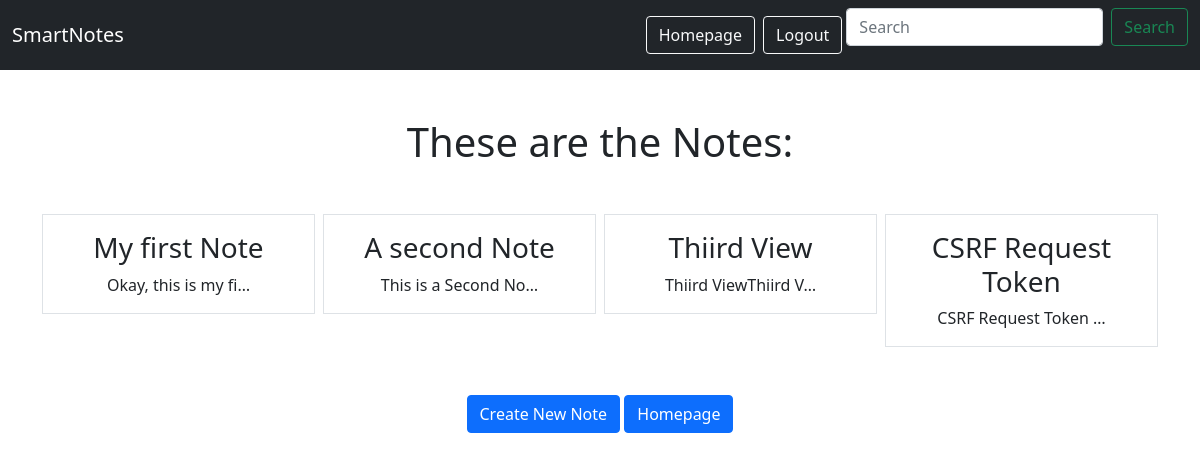
Page /smart/notes (signed in) on the earlier database version.
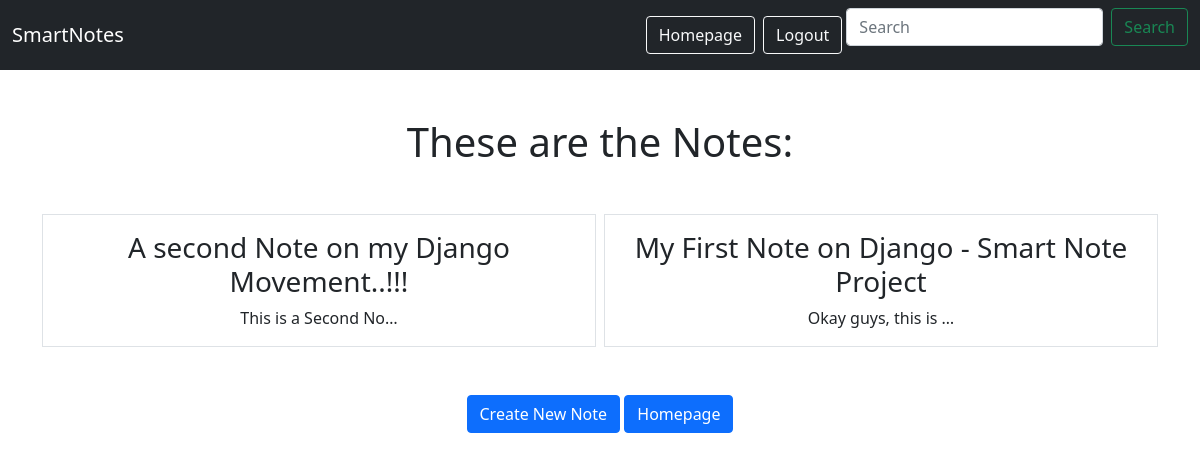
Same page on the later database version.
### notes/models.py (models this page shows)
class Notes(models.Model):
    title = models.CharField(max_length=200)
    text = models.TextField()
    created = models.DateTimeField(auto_now_add=True)
    user = models.ForeignKey(User, on_delete=models.CASCADE, related_name="notes")

### notes/views.py (the view)
# urls.py: path('notes', views.NotesListView.as_view(), name="notes.list"),
class NotesListView(LoginRequiredMixin, ListView):
    model = Notes
    context_object_name = "notes"
    template_name = "notes/notes_list.html"
    login_url = "/admin"
    def get_queryset(self):
        return self.request.user.notes.all()

### notes/templates/notes/notes_list.html
{% extends "base.html" %}
{% block content %}
<h1 class=my-5>These are the Notes:</h1>
    <div class="row row-cols3 g-2">
        {% for note in notes %}
        <div class="col">
            <div class="p-3 border">
                <a href="{% url 'notes.detail' pk=note.id %}" class="text-dark text-decoration-none"><h3>{{note.title}}</h3></a>
                {{note.text | truncatechars:20}}
            </div>
        </div>
           {% endfor %}
    </div>
<a href="{% url 'notes.new' %}" class="btn btn-primary my-5">Create New Note</a>
<a href="{% url 'home' %}" class="btn btn-primary my-5">Homepage</a>
{% endblock %}

### static/templates/base.html (shortened to what this page needs)
{% load static %}
<html lang="en">
<head>
    <link rel="stylesheet" type="text/css" href="{% static 'css/style.css' %}" />
    <link href="https://cdn.jsdelivr.net/npm/bootstrap@5.0.2/dist/css/bootstrap.min.css" rel="stylesheet">
    </head>
</head>
<body>
<nav class="navbar navbar-dark bg-dark">
  <div class="container-fluid">
    <a class="navbar-brand">SmartNotes</a>
      <div class="ms-auto">
        <a href="{% url 'home' %}" class="btn btn-outline-light me-1">Homepage</a>
        {% if user.is_authenticated %}
            <a href="{% url 'logout' %}" class="btn btn-outline-light me-1">Logout</a>
        {% else %}
            <a href="{% url 'login' %}" class="btn btn-outline-light me-1">Login</a>
            <a href="{% url 'signup' %}" class="btn btn-outline-light me-1">Signup</a>
        {% endif %}
    </div>
    <form class="d-flex">
      <input class="form-control me-2" type="search" placeholder="Search" aria-label="Search">
      <button class="btn btn-outline-success" type="submit">Search</button>
    </form>
  </div>
</nav>
<div class="my-5 text-center container">
{% block content %}
{% endblock %}
    </div>
</body>
</html>

Differences in the rows shown:
removed Notes: title "My first Note", text "Okay, this is my fi…"
removed Notes: title "A second Note", text "This is a Second No…"
removed Notes: title "Thiird View", text "Thiird ViewThiird V…"
removed Notes: title "CSRF Request Token", text "CSRF Request Token …"
added Notes: title "A second Note on my Django Movement..!!!", text "This is a Second No…"
added Notes: title "My First Note on Django - Smart Note Project", text "Okay guys, this is …"
